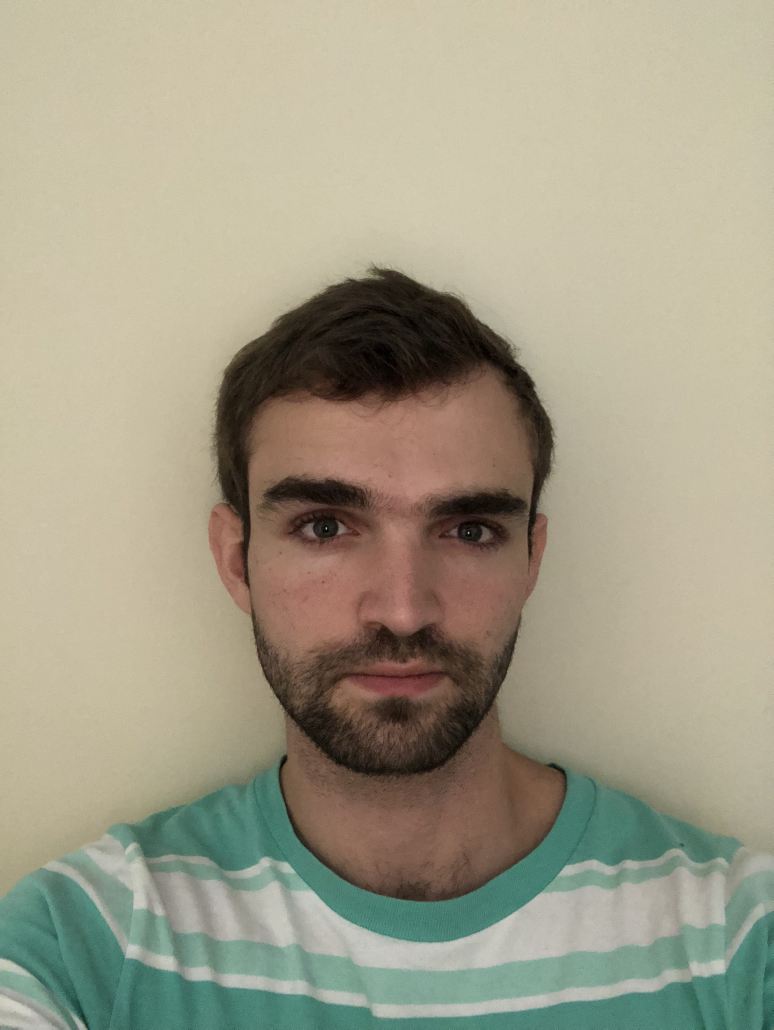
#> input picture AS3/data/profile2.jpg, 2320 x 3088 px, given in place of the camera (shown at 1/3 size)
$ python HW3.py   (older library calls are emulated)
#> lines starting #> are read from the running program, lines starting #| are printed output that depends on the picture
#!/usr/bin/env python3
# -*- coding: utf-8 -*-
"""
    @Title:Assigment 3 of CS-512 - Computer Vision
    @author: Diego Martin Crespo
    @Term: Fall 2018
    @Id: A20432558
    """
import numpy as np
import sys
import math
import cv2
import scipy.stats as st
import os

#Function that gets the image file or capture it from camera
def get_image():
    # read from file or videocapture image1
    file1 = input(
        "Write the file name path or press enter to capture an image1: \n")
    if len(file1) > 1:
        image1 = cv2.imread(file1, 0)
    else:
        cap1 = cv2.VideoCapture(0)
        image1 = cap1.read()[1]
#> image1 is the input picture: shape (3088, 2320, 3); mean B, G, R 136.4, 157.2, 161.9
    # Conversion to 3 color channel
    image1 = to3channel(image1)
    # Any size should work. This part of the program rezises the image1 so it has the proper size for
    # displayong it in a screen
    while image1.shape[0] > 1200 or image1.shape[1] > 750:
	    image1 = cv2.resize(image1, (int(
	        image1.shape[1]/2), int(image1.shape[0]/2)))
#> this loop made 2 passes
#> pass 2, in get_image, `image1 = cv2.resize(image1, (int( image1.shape[1]/2), int(image1.shape..`:
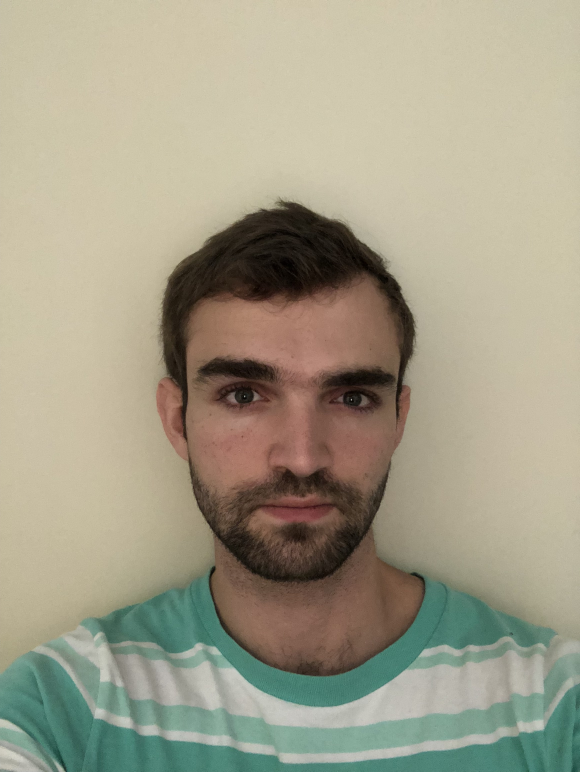
#> image1: shape (772, 580, 3); mean B, G, R 136.6, 157.4, 162.2
    # read from file or videocapture image2
    file2 = input(
        "Write the file name path or press enter to capture an image2: \n")
    if len(file2) > 1:
        image2 = cv2.imread(file2, 0)
    else:
        cap2 = cv2.VideoCapture(0)
        image2 = cap2.read()[1]
    # Conversion to 3 color channel
    image2 = to3channel(image2)
    # Any size should work. This part of the program rezises the image2 so it has the proper size for
    # displayong it in a screen
    while image2.shape[0] > 1200 or image2.shape[1] > 750:
            image2 = cv2.resize(image2, (int(
                image2.shape[1]/2), int(image2.shape[0]/2)))
    return (image1, file1, image2, file2)
#funtion that converts to 3 channels
def to3channel(image):
    if len(image.shape) == 2:
        image = cv2.cvtColor(image, cv2.COLOR_GRAY2BGR)
    return image
# function that reloads the original image, pressed "i"
# [21 lines left out: function reloadimage, not called in this run]
# function that save current image to file, pressed "w"
def savef(image1, image2):
    cv2.imwrite("out1.jpg", image1)
    cv2.imwrite("out2.jpg", image2)
# function that converts to gray with cv2, pressed "g"
def togray(image):
    image = cv2.cvtColor(image, cv2.COLOR_RGB2GRAY)
    return image
#########################################SLIDERS#########################################################
#sliders for harris()- own implementation of corner detection
# [279 lines left out: functions k, threshold, sizewind, k2, threshold2, sizewind2 and 7 more, not called in this run]
#main
def main():
    global image1
    global image2
    global file1
    global file2
    global image3
    image1, file1, image2, file2 = get_image()
#> file1 = ''; file2 = ''
    image3 = np.concatenate((image1, image2), axis=1)
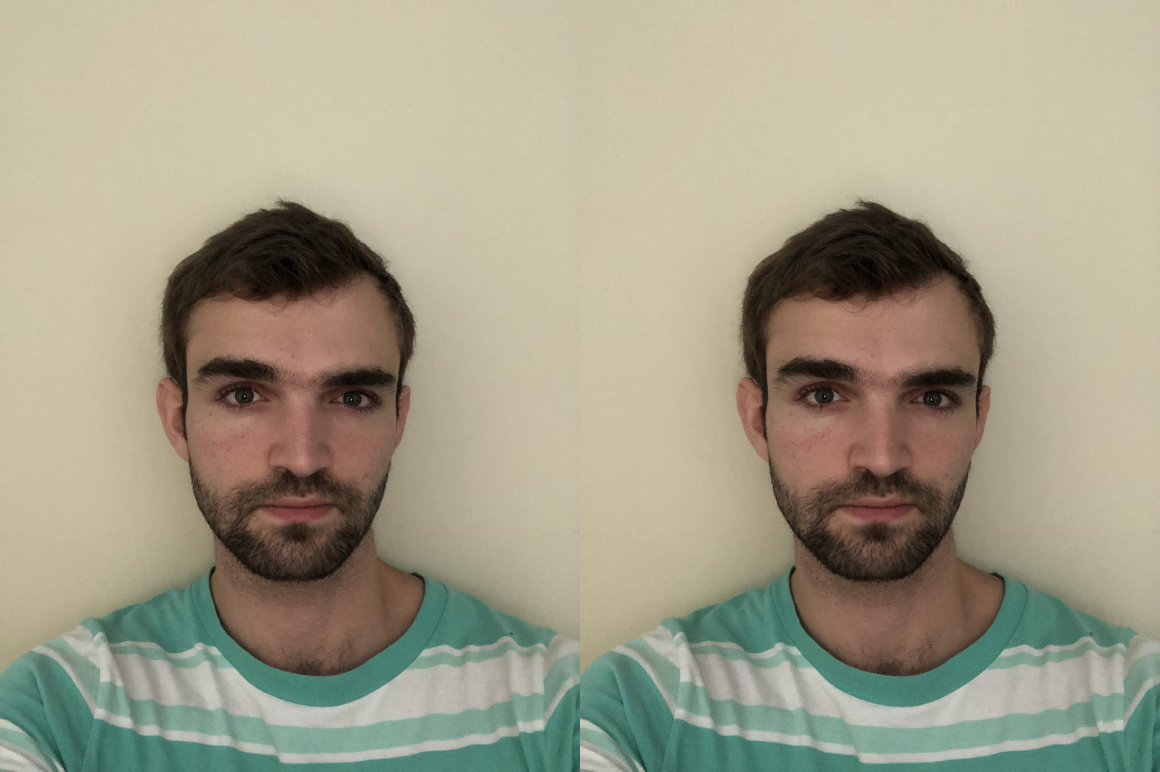
#> image3: shape (772, 1160, 3); mean B, G, R 136.6, 157.4, 162.2

    cv2.imshow('Image_own_processing', image1)
    cv2.imshow('OpenCV_processing_image', image2)
    cv2.imshow('Features', image3)

    print("Assigment 3: CS-512, COMPUTER VISION. \n")
    print("Author: Diego Martin Crespo. \n")
    print("This program is used for corned detection on images. \n")
    print("Press h for help")

    while(True):
        key = cv2.waitKey()
#> (key x is pressed here)
        print(key)

        if key == ord('i'):
            image1, image2 = reloadimage(file1, file2)
            print("'i' key pressed: image reloaded")

        elif key == ord('w'):
            savef(image1, image2)
            print("'w' key pressed: image saved into out.jpg file")

        elif key == ord('x'):
            print("'x' key pressed: detection of corners using own implementation function:")
            cv2.createTrackbar('k', 'Image_own_processing', 20, 80, k)
            cv2.createTrackbar('Threshold', 'Image_own_processing', 0, 10, threshold)
            cv2.createTrackbar('Window_Size', 'Image_own_processing', 0, 10, sizewind)

        elif key == ord('X'):
            print("'X' key pressed: detection of corners using OpenCV:")
            cv2.createTrackbar('k', 'OpenCV_processing_image', 1, 20, k2)
            cv2.createTrackbar('Threshold', 'OpenCV_processing_image',1, 20, threshold2)
            cv2.createTrackbar('Window_Size', 'OpenCV_processing_image', 1, 20, sizewind2)

        elif key == ord('f'):
            print("'f' key pressed: used features function:")
            cv2.createTrackbar('k', 'Features', 20, 80, k3)
            cv2.createTrackbar('Threshold', 'Features', 0, 10, threshold3)
            cv2.createTrackbar('Window_Size', 'Features', 0, 10, sizewind3)

        elif key == ord('h'):
            print("'h' key pressed: description of key functions:")
            help()
        elif key == 27:
            cv2.destroyAllWindows()
            print("'Esc' key pressed: Program Closed!")
            break
        else:
            print("Wrong key pressed, press 'h' for help")

if __name__ == '__main__':
    main()
